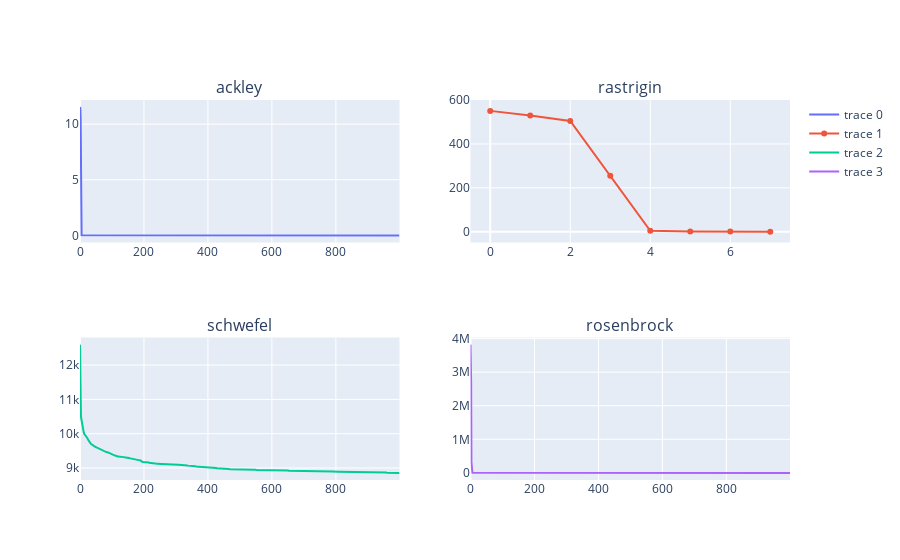

Notebook source saved alongside this figure:
### Code cell
import plotly.express as px
import plotly.graph_objects as go
from plotly.subplots import make_subplots

fig = make_subplots(rows=2, cols=2, subplot_titles=FUNCTIONS)

fig.add_trace(go.Scatter(y=[x['fitness_medio'] for x in ga_dict[FUNCTIONS[0]].geracoes]),row=1,col=1)
fig.add_trace(go.Scatter(y=[x['fitness_medio'] for x in ga_dict[FUNCTIONS[1]].geracoes]),row=1,col=2)
fig.add_trace(go.Scatter(y=[x['fitness_medio'] for x in ga_dict[FUNCTIONS[2]].geracoes]),row=2,col=1)
fig.add_trace(go.Scatter(y=[x['fitness_medio'] for x in ga_dict[FUNCTIONS[3]].geracoes]),row=2,col=2)


#ga_dict[func].calcular_fitness(ga_dict[func].geracoes[899])

### Figure 1 — Plotly figure (JSON) as saved in the notebook; plotly's stock layout.template omitted (floating-point values rounded to 4 significant figures; data arrays with more than 128 entries replaced by an {"elided": "..."} marker saying what was removed)
{"data": [{"type": "scatter", "xaxis": "x", "y": {"elided": "1000 float values"}, "yaxis": "y"}, {"type": "scatter", "xaxis": "x2", "y": [550.9, 530.3, 505.3, 255.0, 3.561, 0.0008094, 4.302e-08, 7.56e-14], "yaxis": "y2"}, {"type": "scatter", "xaxis": "x3", "y": {"elided": "1000 float values"}, "yaxis": "y3"}, {"type": "scatter", "xaxis": "x4", "y": {"elided": "1000 float values"}, "yaxis": "y4"}], "layout": {"annotations": [{"font": {"size": 16}, "showarrow": false, "text": "ackley", "x": 0.225, "xanchor": "center", "xref": "paper", "y": 1, "yanchor": "bottom", "yref": "paper"}, {"font": {"size": 16}, "showarrow": false, "text": "rastrigin", "x": 0.775, "xanchor": "center", "xref": "paper", "y": 1, "yanchor": "bottom", "yref": "paper"}, {"font": {"size": 16}, "showarrow": false, "text": "schwefel", "x": 0.225, "xanchor": "center", "xref": "paper", "y": 0.375, "yanchor": "bottom", "yref": "paper"}, {"font": {"size": 16}, "showarrow": false, "text": "rosenbrock", "x": 0.775, "xanchor": "center", "xref": "paper", "y": 0.375, "yanchor": "bottom", "yref": "paper"}], "xaxis": {"anchor": "y", "domain": [0, 0.45]}, "xaxis2": {"anchor": "y2", "domain": [0.55, 1]}, "xaxis3": {"anchor": "y3", "domain": [0, 0.45]}, "xaxis4": {"anchor": "y4", "domain": [0.55, 1]}, "yaxis": {"anchor": "x", "domain": [0.625, 1]}, "yaxis2": {"anchor": "x2", "domain": [0.625, 1]}, "yaxis3": {"anchor": "x3", "domain": [0, 0.375]}, "yaxis4": {"anchor": "x4", "domain": [0, 0.375]}}}
